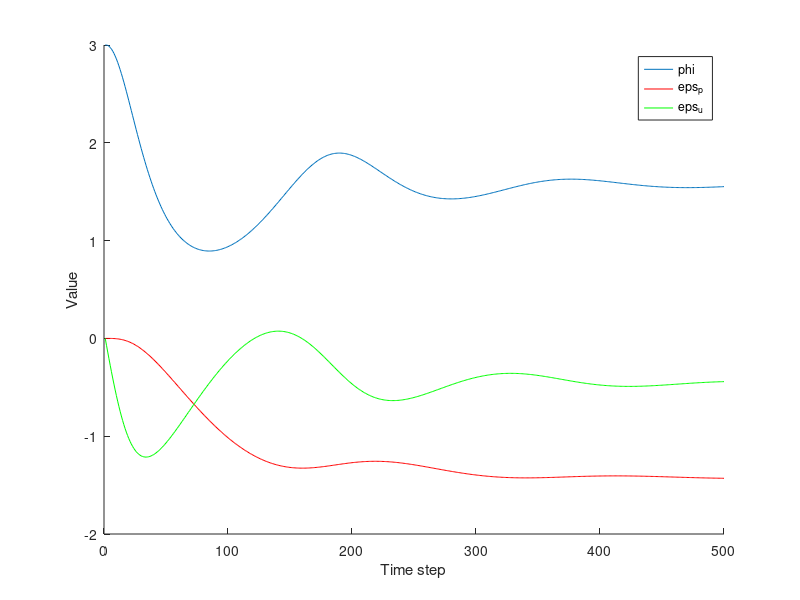

MATLAB code to generate this figure:
%
% Purpose: Exercise 3 in Bogacz free energy tutorial
% https://www.sciencedirect.com/science/article/pii/S0022249615000759
%
% The task considers a simple perceptual problem in which a value of 
% a single variable has to be inferred from a single observation. 
% We consider a simple organism that tries to infer the size or diameter 
% of a food item, which we denote by v , on the basis of light intensity 
% it observes.  Please see the paper for details of the exercise.
%
% (c) 2022 Paul Moore - moorep@maths.ox.ac.uk 
%
% This software is provided 'as is' with no warranty or other guarantee of
% fitness for the user's purpose.  Please let the author know of any bugs
% or potential improvements.


function ex_3

    ex();
    
    % published solution for comparison
    %soln();
end


function ex()

    % time step    
    dt = 0.01; 

    % observed light intensity mean and variance
    u = 2; 
    sigma_u = 1;  
    
    % size expectation and variance
    v_p = 3; 
    sigma_p = 1;  
    
    iterations = floor(5/dt);
    
    phi = zeros(iterations,1);
    e_p = zeros(iterations,1);
    e_u = zeros(iterations,1);
    
    % initialise values
    phi(1,1) = v_p;    
    e_p(1,1) = 0;
    e_u(1,1) = 0;
    
    for i=2:iterations
        
        phi_last = phi(i-1,1);
        e_p_last = e_p(i-1,1);
        e_u_last = e_u(i-1,1);
        
        % eqns (13) and (14)
        de_p = phi_last - v_p - (sigma_p * e_p_last);
        de_u = u - phi_last^2 - (sigma_u * e_u_last);
        
        gradient = e_u_last * 2*phi_last - e_p_last;
        
        phi(i,1) = phi_last + dt*gradient;
        e_p(i,1) = e_p_last + dt*de_p;
        e_u(i,1) = e_u_last + dt*de_u;
    end
    hold on;
    plot(1:iterations,phi);
    plot(1:iterations,e_p,'r');
    plot(1:iterations,e_u,'g');
    
    xlabel ('Time step');
    ylabel ('Value');
    legend ("phi ", "eps_p ", "eps_u ");
end


% published solution for comparison
function soln()

    v_p = 3;
    Sigma_p = 1;
    Sigma_u = 1; % mean of prior distribution of food size
    % variance of prior distribution
    % variance of sensory noise
    u = 2; % observed light intensity
    DT = 0.01;
    MAXT = 5; % integration step
    % maximum time considered
    phi (1) = v_p;
    % initializing the best guess of food size
    error_p (1) = 0; % initializing the prediction error of food size
    error_u (1) = 0; % initializing the prediction error of sensory input
    for i = 2: MAXT/DT
    phi(i) = phi(i -1) + DT * (- error_p (i -1) + error_u (i -1) * (2* phi(i -1)));
    error_p (i) = error_p (i -1) + DT * (phi(i -1) - v_p - Sigma_p * error_p (i -1));
    error_u (i) = error_u (i -1) + DT * (u - phi(i -1)^2 - Sigma_u * error_u (i -1));
    end
    plot ([ DT:DT:MAXT], phi , "k ");
    hold on;
    plot ([ DT:DT:MAXT], error_p , "k--");
    plot ([ DT:DT:MAXT], error_u , "k: ");
    xlabel ("Time ");
    ylabel ("Activity ");
    legend ("\phi ", "\epsilon_p ", "\epsilon_u ");
    axis ([0 MAXT -2 3.5]);

end